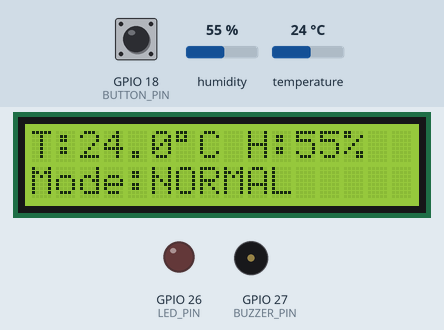
This sketch was run on a simulated ESP32. Parts: 16×2 character LCD, output pins drawn as LEDs (lit = HIGH), buzzer (waves = sounding). Inputs (shaded band) come from the test bench; at power-on: GPIO 18 (BUTTON_PIN) HIGH, temperature 24 °C, humidity 55 %. What the sketch prints to the serial monitor is not drawn.

Above: at 1.2 s.
1.3 s: GPIO 18 (BUTTON_PIN) pulled LOW for 3 s
At 1.5 s:
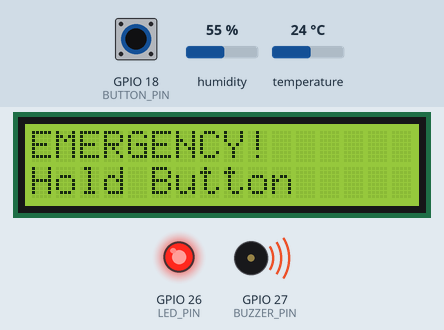
7.3 s: temperature set to 39.2 °C
At 12.0 s:
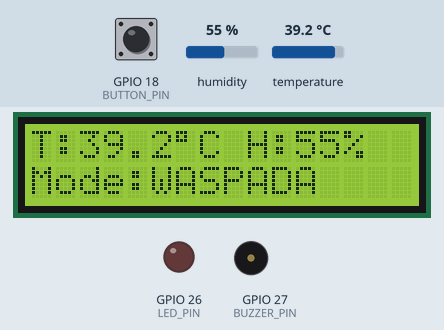
13.3 s: temperature set to 40.5 °C
At 16.8 s:
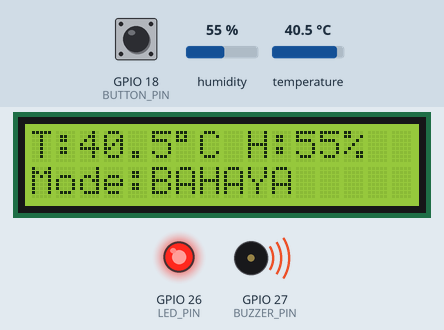
19.3 s: temperature set to 12 °C
At 21.6 s:
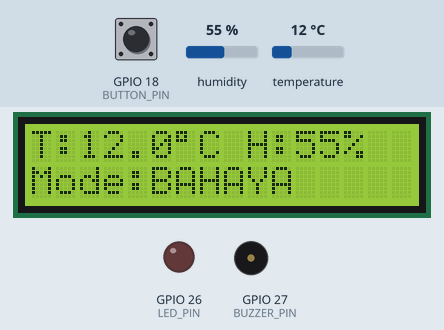
25.3 s: humidity set to 22 %
At 28.3 s:
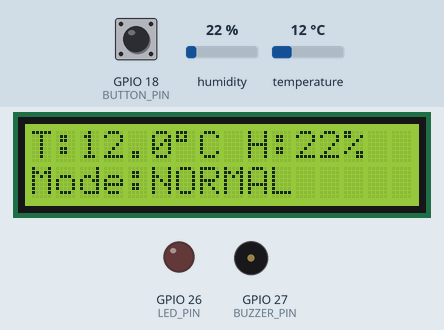
31.3 s: humidity set to 40 %
At 32.8 s:
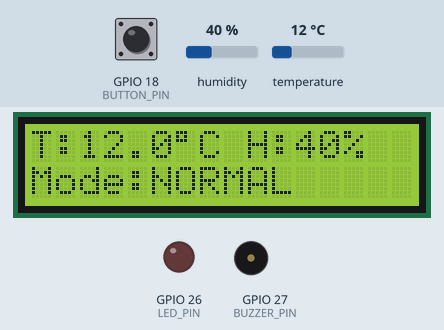
Timing chart, 0 to 34.3 s (numbered marks = the images above; inputs shaded):
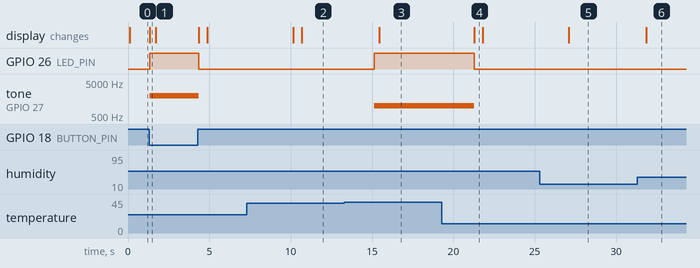

The sketch:

sketch.ino
```cpp
#include <Wire.h>
#include <LiquidCrystal_I2C.h>
#include <DHT.h>

#define configUSE_TICKLESS_IDLE 1

// Pin Configuration
#define DHTPIN 4
#define DHTTYPE DHT22

#define LED_PIN 26
#define BUZZER_PIN 27
#define BUTTON_PIN 18

// Object Initialization
DHT dht(DHTPIN, DHTTYPE);
LiquidCrystal_I2C lcd(0x27, 16, 2);

// Sensor Data Structure
typedef struct {
  float temperature;
  float humidity;
} SensorData;

// RTOS Objects
QueueHandle_t sensorQueue;

SemaphoreHandle_t serialMutex;
SemaphoreHandle_t emergencySemaphore;

// Global Variables
volatile uint32_t samplingInterval = 5000;

String currentMode = "NORMAL";
String powerState = "LOW POWER";

// Button ISR
void IRAM_ATTR buttonISR() {

  BaseType_t xHigherPriorityTaskWoken = pdFALSE;

  xSemaphoreGiveFromISR(
    emergencySemaphore,
    &xHigherPriorityTaskWoken
  );

  portYIELD_FROM_ISR();
}

// Sensor Task
void SensorTask(void *pvParameters) {

  SensorData sensor;

  while (1) {

    sensor.temperature =
      dht.readTemperature();

    sensor.humidity =
      dht.readHumidity();

    if (!isnan(sensor.temperature) &&
        !isnan(sensor.humidity)) {

      xQueueOverwrite(
        sensorQueue,
        &sensor
      );
    }

    vTaskDelay(
      pdMS_TO_TICKS(
        samplingInterval
      )
    );
  }
}

// Alarm Task
void AlarmTask(void *pvParameters) {

  SensorData sensor;

  while (1) {

    if (
      xQueuePeek(
        sensorQueue,
        &sensor,
        portMAX_DELAY
      ) == pdTRUE
    ) {

      // Normal Mode
      if (
        sensor.temperature < 35
      ) {

        digitalWrite(
          LED_PIN,
          LOW
        );

        noTone(
          BUZZER_PIN
        );

        currentMode =
          "NORMAL";
      }

      // Warning Mode
      else if (
        sensor.temperature >= 35 &&
        sensor.temperature <= 40
      ) {

        digitalWrite(
          LED_PIN,
          LOW
        );

        noTone(
          BUZZER_PIN
        );

        currentMode =
          "WASPADA";
      }

      // Danger Mode
      else {

        digitalWrite(
          LED_PIN,
          HIGH
        );

        tone(
          BUZZER_PIN,
          1000
        );

        currentMode =
          "BAHAYA";
      }
    }

    vTaskDelay(
      pdMS_TO_TICKS(100)
    );
  }
}

// Power Management Task
void PowerMgmtTask(
  void *pvParameters
) {

  SensorData sensor;

  while (1) {

    if (
      xQueuePeek(
        sensorQueue,
        &sensor,
        portMAX_DELAY
      ) == pdTRUE
    ) {

      // Low Power Mode
      if (
        sensor.temperature < 35
      ) {

        samplingInterval =
          5000;

        powerState =
          "LOW POWER";
      }

      // Balanced Mode
      else if (
        sensor.temperature >= 35 &&
        sensor.temperature <= 40
      ) {

        samplingInterval =
          1000;

        powerState =
          "BALANCED";
      }

      // High Performance Mode
      else {

        samplingInterval =
          500;

        powerState =
          "HIGH PERFORMANCE";
      }
    }

    vTaskDelay(
      pdMS_TO_TICKS(500)
    );
  }
}

// Communication Task
void CommTask(
  void *pvParameters
) {

  SensorData sensor;

  while (1) {

    if (
      xQueuePeek(
        sensorQueue,
        &sensor,
        portMAX_DELAY
      ) == pdTRUE
    ) {

      xSemaphoreTake(
        serialMutex,
        portMAX_DELAY
      );

      Serial.println();

      Serial.println(
        "===== SENSOR DATA ====="
      );

      Serial.print(
        "Temperature : "
      );

      Serial.print(
        sensor.temperature
      );

      Serial.println(
        " C"
      );

      Serial.print(
        "Humidity    : "
      );

      Serial.print(
        sensor.humidity
      );

      Serial.println(
        " %"
      );

      Serial.print(
        "Mode         : "
      );

      Serial.println(
        currentMode
      );

      Serial.print(
        "Sampling     : "
      );

      Serial.print(
        samplingInterval
      );

      Serial.println(
        " ms"
      );

      Serial.print(
        "Power State  : "
      );

      Serial.println(
        powerState
      );

      Serial.println(
        "======================="
      );

      xSemaphoreGive(
        serialMutex
      );
    }

    vTaskDelay(
      pdMS_TO_TICKS(1000)
    );
  }
}

// Emergency Task
void EmergencyTask(
  void *pvParameters
) {

  while (1) {

    if (
      xSemaphoreTake(
        emergencySemaphore,
        portMAX_DELAY
      ) == pdTRUE
    ) {

      xSemaphoreTake(
        serialMutex,
        portMAX_DELAY
      );

      Serial.println();
      Serial.println(
        "===== EMERGENCY ====="
      );
      Serial.println(
        "Button Pressed"
      );

      xSemaphoreGive(
        serialMutex
      );

      lcd.clear();

      lcd.setCursor(0, 0);
      lcd.print("EMERGENCY!");

      lcd.setCursor(0, 1);
      lcd.print("Hold Button");

      // selama tombol ditekan
      while (
        digitalRead(
          BUTTON_PIN
        ) == LOW
      ) {

        digitalWrite(
          LED_PIN,
          HIGH
        );

        tone(
          BUZZER_PIN,
          2000
        );

        vTaskDelay(
          pdMS_TO_TICKS(50)
        );
      }

      // tombol dilepas
      digitalWrite(
        LED_PIN,
        LOW
      );

      noTone(
        BUZZER_PIN
      );

      lcd.clear();
    }
  }
}

// LCD Task
void LCDTask(
  void *pvParameters
) {

  SensorData sensor;

  while (1) {

    if (
      xQueuePeek(
        sensorQueue,
        &sensor,
        portMAX_DELAY
      ) == pdTRUE
    ) {

      lcd.setCursor(0, 0);

      lcd.print("T:");
      lcd.print(
        sensor.temperature,
        1
      );

      lcd.print(
        (char)223
      );

      lcd.print("C ");

      lcd.setCursor(
        9,
        0
      );

      lcd.print("H:");
      lcd.print(
        sensor.humidity,
        0
      );

      lcd.print("% ");

      lcd.setCursor(
        0,
        1
      );

      lcd.print(
        "Mode:"
      );

      lcd.print(
        currentMode
      );

      lcd.print("   ");
    }

    vTaskDelay(
      pdMS_TO_TICKS(500)
    );
  }
}

// Setup
void setup() {

  Serial.begin(115200);

  dht.begin();

  lcd.init();
  lcd.backlight();

  pinMode(
    LED_PIN,
    OUTPUT
  );

  pinMode(
    BUZZER_PIN,
    OUTPUT
  );

  pinMode(
    BUTTON_PIN,
    INPUT_PULLUP
  );

  sensorQueue =
    xQueueCreate(
      1,
      sizeof(SensorData)
    );

  serialMutex =
    xSemaphoreCreateMutex();

  emergencySemaphore =
    xSemaphoreCreateBinary();

  attachInterrupt(
    digitalPinToInterrupt(
      BUTTON_PIN
    ),
    buttonISR,
    FALLING
  );

  xTaskCreate(
    SensorTask,
    "SensorTask",
    4096,
    NULL,
    3,
    NULL
  );

  xTaskCreate(
    AlarmTask,
    "AlarmTask",
    2048,
    NULL,
    4,
    NULL
  );

  xTaskCreate(
    PowerMgmtTask,
    "PowerTask",
    2048,
    NULL,
    2,
    NULL
  );

  xTaskCreate(
    CommTask,
    "CommTask",
    4096,
    NULL,
    1,
    NULL
  );

  xTaskCreate(
    EmergencyTask,
    "EmergencyTask",
    2048,
    NULL,
    5,
    NULL
  );

  xTaskCreate(
    LCDTask,
    "LCDTask",
    2048,
    NULL,
    1,
    NULL
  );

  Serial.println(
    "SYSTEM READY"
  );
}

// Main Loop
void loop() {
}
```

Measured:
- the behaviour switches between 40 and 40.1 °C on temperature (found by bisection; images 2 and 3)
- after the input at 1.3 s, GPIO 26 (LED_PIN): LOW → HIGH at once, → LOW 3.0 s later; tone on GPIO 27 (BUZZER_PIN): silent → 2000 Hz at once, → silent 3.0 s later; the display: changes at once (image 1)
- after the input at 7.3 s, the display: first changes after 2.9 s (image 2 shows a later state)
- after the input at 13.3 s, GPIO 26 (LED_PIN): LOW → HIGH after 1.8 s; tone on GPIO 27 (BUZZER_PIN): silent → 1000 Hz after 1.8 s; the display: changes after 2.2 s (image 3)
- after the input at 19.3 s, GPIO 26 (LED_PIN): HIGH → LOW after 2.0 s; tone on GPIO 27 (BUZZER_PIN): 1000 Hz → silent after 2.0 s; the display: changes after 2.0 s (image 4)
- after the input at 25.3 s, the display: changes after 1.8 s (image 5)
- after the input at 31.3 s, the display: changes after 0.55 s (image 6)
